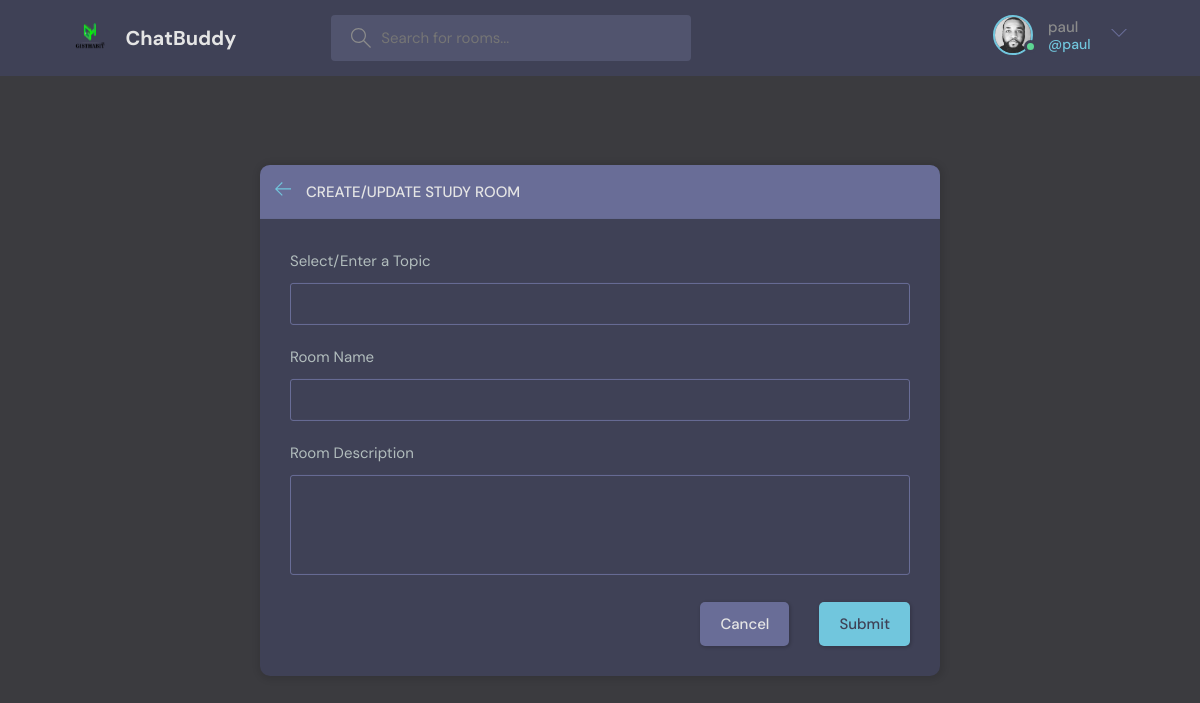
/chat-room/ (signed in), run on the app's committed database.
### chatbase/models.py (models this page shows)
class User(AbstractUser):
    name = models.CharField(max_length=200, null=True)
    email = models.EmailField(unique=True, null=True)
    bio = models.TextField(null=True)
    avatar = models.ImageField(null=True, default="avatar.svg")
    USERNAME_FIELD = 'email'
    REQUIRED_FIELDS = []

### chatbase/views.py (the view, shortened to what this page needs)
# urls.py: path('chat-room/', views.createRoom, name='chat-room'),
@login_required(login_url='login')
def createRoom(request):
    form = RoomForm()
    topics = Topic.objects.all()
    content = {'form': form, 'topics': topics}
    return render(request, 'chatbase/chat_form.html', content)

### chatbase/forms.py
class RoomForm(ModelForm):
    class Meta:
        model = Room
        fields = '__all__'
        exclude = ['host', 'participants']

### chatbase/templates/chatbase/chat_form.html (shortened to what this page needs)
{% extends 'main.html' %}
{% block content %}
<main class="create-room layout">
  <div class="container">
    <div class="layout__box">
      <div class="layout__boxHeader">
        <div class="layout__boxTitle">
          <a href="{{request.META.HTTP_REFERER}} || {% url 'home' %}">
            <svg version="1.1" xmlns="http://www.w3.org/2000/svg" width="32" height="32" viewBox="0 0 32 32">
              <title>arrow-left</title>
              <path
                d="M13.723 2.286l-13.723 13.714 13.719 13.714 1.616-1.611-10.96-10.96h27.625v-2.286h-27.625l10.965-10.965-1.616-1.607z">
              </path>
            </svg>
          </a>
          <h3>Create/Update Study Room</h3>
        </div>
      </div>
      <div class="layout__body">
        <form class="form" action="" method="POST">
          <div class="form__group">
            <label for="room_topic">Select/Enter a Topic</label>
            <input required type="text" value="{{room.topic.name}}" name="topic" list="topic-list" />
          </div>
          <div class="form__group">
            <label for="room_name">Room Name</label>
            {{form.name}}
          </div>
          <div class="form__group">
            <label for="room_description">Room Description</label>
            {{form.description}}
          </div>
          <div class="form__action">
            <a class="btn btn--dark" href="{{request.META.HTTP_REFERER}}">Cancel</a>
            <button class="btn btn--main" type="submit">Submit</button>
          </div>
        </form>
      </div>
    </div>
  </div>
</main>
{% endblock content %}

### templates/navbar.html (shortened to what this page needs)
{% load static %}
<header class="header header--loggedIn">
    <div class="container">
      <a href="{% url 'home' %}" class="header__logo">
        <img src="{% static 'images/gist.png' %}" alt="logo" />
        <h1>ChatBuddy</h1>
      </a>
      <form class="header__search" method="GET" action="{% url 'home' %}">
        <label>
          <input name="q" placeholder="Search for rooms..." />
        </label>
      </form>
      <nav class="header__menu">
        {% if request.user.is_authenticated %}
        <div class="header__user">
          <a href="{% url 'user-profile' user.id %}">
            <div class="avatar avatar--medium active">
              <img src="{{request.user.avatar.url}}" alt="profile favicon" />
            </div>
            <p>{{ request.user.username }} <span>@{{ request.user.username }}</span></p>
          </a>
          <button class="dropdown-button">
            <svg version="1.1" xmlns="http://www.w3.org/2000/svg" width="32" height="32" viewBox="0 0 32 32">
              <title>chevron-down</title>
              <path d="M16 21l-13-13h-3l16 16 16-16h-3l-13 13z"></path>
            </svg>
          </button>
        </div>
        {% else %}
        <a href="{% url 'login' %}">
          <img src="{% static 'images/avatar.svg' %}" />
          <p>Login</p>
        </a>
        {% endif %}
      </nav>
    </div>
  </header>

### data on the page
User: user.avatar (picture), user.username "paul"
